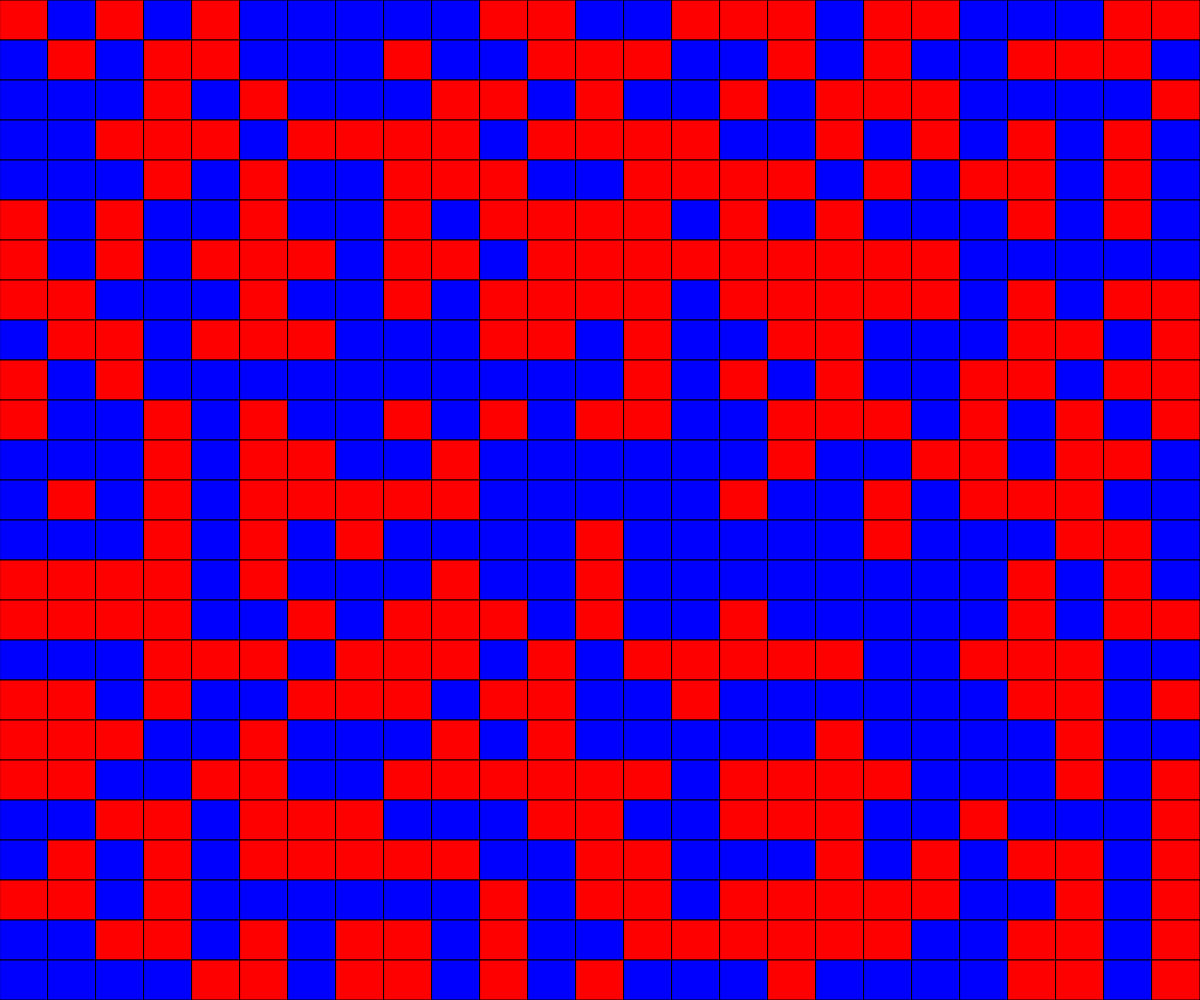
Frame 1 (no input)
Frame 60 (no input): identical to frame 1, image omitted
Frame 120 (the mouse pressed at the canvas centre since frame 60): identical to frame 1, image omitted

The p5.js sketch that drew this single still picture (run headless with seeded random() and noise() and a simulated clock; from frame 60 on, the mouse is pressed at the canvas centre):

// p5.js sketch
// ── sketch.js
//grid demo 2D Array
// 
let gridSize = 25;
let grid;

function setup() {
  
  createCanvas(windowWidth, windowHeight);
  grid = createRandom2DArray(gridSize, gridSize);
}

function draw() {
  background("green");
  displayGrid();
  // fill("black");
  // rect (mouseX, mouseY, 100, 50);

}

function displayGrid(){
  let cellWidth = width/gridSize;
  let cellHeight = height/gridSize;
  for (let y = 0; y<gridSize; y++){
    for (let x = 0; x<gridSize; x++){
      if (grid[y][x] === 0){
        fill("blue");
      }
      else if (grid[y][x] === 1){
        fill("red");
      }

      rect (x *cellWidth, y *cellHeight, cellWidth, cellHeight);
    }

  }

}


function createRandom2DArray(rows,cols){
  let grid = [];
  for (let y = 0; y<rows; y++){
    grid.push([]);
    for (let x = 0; x<cols; x++) {
      if (random(100) <50){
        grid[y].push(0);
      }
      else{
        grid[y].push(1);
      }
    }
    
  }
  return grid;
}
// function createEmpty2DArray(rows,cols){
//   let grid = [];
//   for (let y = 0; y<rows; y++){
//     grid.push([]);
//     for (let x = 0; x<cols; x++);
//     grid[y].push(0);
//   }
//   return grid;
// }
